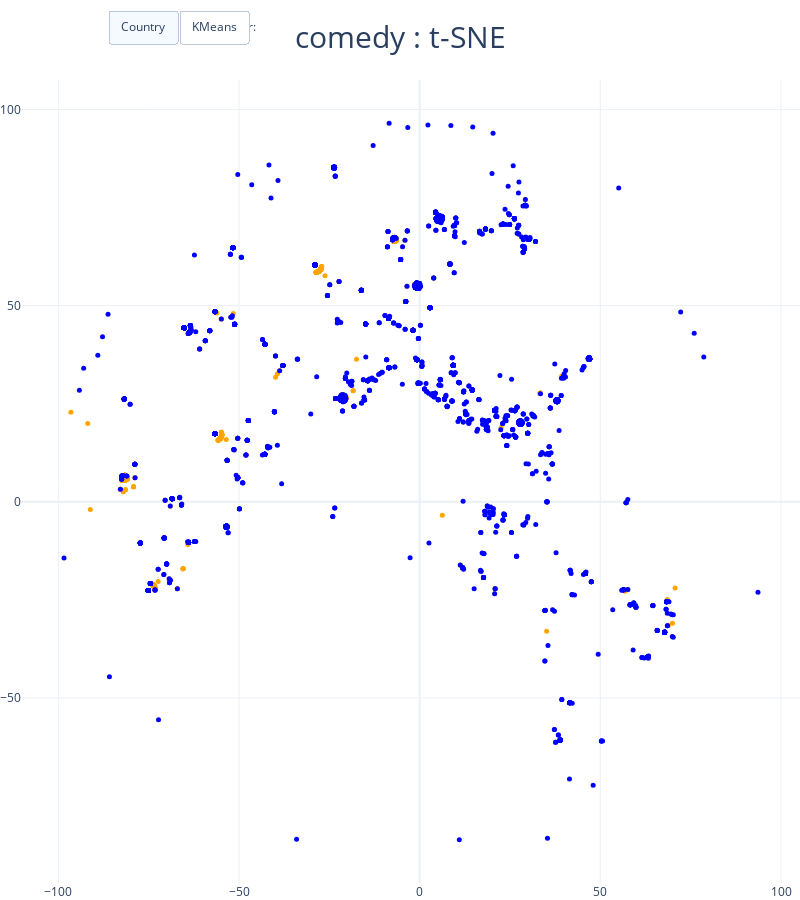

Notebook source saved alongside this figure:
### Code cell
genre='comedy'
n=4
colors = []
random.seed(0)

#generating random colors for the clusters
for i in range(n):
    colors.append('#%06X' % random.randint(0, 0xFFFFFF))

#running kmeans on the features from tsne
kmeans = KMeans(n_clusters=n, random_state=3).fit(features_tsne[features[genre]==1])

country = np.append(np.repeat(1, sum(feats_indian[genre]==1)) , np.repeat(0,sum(feats_american[genre]==1)))
cols=np.append(feats_indian.columns[23:], ['Indian', 'American'])

#finding movies with the corresponding genre
feats_topics = np.append(feats_indian[feats_indian[genre]==1].iloc[:,23:].values, feats_american[feats_american[genre]==1].iloc[:,23:].values, axis=0)
ratio_country = np.mean(country)

#computing the mean of each feature for each cluster
res = pd.DataFrame(np.zeros((n, len(cols))), columns=cols, dtype=float)
for i in range(n):
    res.iloc[i, :]=np.append(np.mean(feats_topics[kmeans.labels_==i, :], axis=0), [np.mean(country[kmeans.labels_==i]==1)/ratio_country, np.mean(country[kmeans.labels_==i]==0)/(1-ratio_country)])

res['percent_female_cast']*=100

#reshaping the dataframe for the plotly plot
res2 = pd.DataFrame({'cluster':np.array([np.repeat(i, res.shape[1]) for i in range(n)]).flatten().astype(int), 'feature':np.tile(res.columns, n).astype(str), 'value':res.values.flatten().astype(float)})

fig = go.Figure()

#adding the scatter plot
fig.add_scatter(x=features_tsne.loc[features[genre]==1, 'tsne1'], y=features_tsne.loc[features[genre]==1,'tsne2'], mode='markers', marker = dict(color = colors_country[features[genre]==1], size = 5), name='Country')

fig.update_layout(
    width=800,
    height=900,
    autosize=False,
    margin=dict(t=0, b=0, l=0, r=0),
    template="plotly_white",
)

#adding a button to switch between countries and kmeans coloring
fig.update_layout(
    updatemenus=[
        dict(
            type = "buttons",
            direction = "left",
            buttons=list([
                dict(
                    args=["marker", dict(color = colors_country[features[genre]==1], size = 5)],
                    label="Country",
                    method="restyle"
                ),
                dict(
                    args=["marker", dict(color=np.array(colors)[kmeans.labels_], size=5)],
                    label="KMeans",
                    method="restyle"
                )
            ]),
            pad={"r": 10, "t": 10},
            showactive=True,
            x=0.11,
            xanchor="left",
            y=1.1,
            yanchor="top"
        )
    ]
)

#adding an annotation
fig.update_layout(
    annotations=[
        dict(text="Color:", showarrow=False,
                             x=-50, y=1.08, yref="paper", align="left")
    ],
    title=dict(text=genre+ ' : t-SNE', x=0.5, y=0.97, xanchor='auto', yanchor='top', font=dict(size=30)),
)

fig.show()

### Figure 1 — Plotly figure (JSON) as saved in the notebook; plotly's stock layout.template omitted (floating-point values rounded to 4 significant figures; data arrays with more than 128 entries replaced by an {"elided": "..."} marker saying what was removed)
{"data": [{"marker": {"color": {"elided": "4479 str values"}, "size": 5}, "mode": "markers", "name": "Country", "type": "scatter", "x": {"elided": "4479 float values"}, "y": {"elided": "4479 float values"}}], "layout": {"annotations": [{"align": "left", "showarrow": false, "text": "Color:", "x": -50, "y": 1.08, "yref": "paper"}], "autosize": false, "height": 900, "margin": {"b": 0, "l": 0, "r": 0, "t": 0}, "title": {"font": {"size": 30}, "text": "comedy : t-SNE", "x": 0.5, "xanchor": "auto", "y": 0.97, "yanchor": "top"}, "updatemenus": [{"buttons": [{"args": ["marker", {"color": {"elided": "4479 str values"}, "size": 5}], "label": "Country", "method": "restyle"}, {"args": ["marker", {"color": {"elided": "4479 str values"}, "size": 5}], "label": "KMeans", "method": "restyle"}], "direction": "left", "pad": {"r": 10, "t": 10}, "showactive": true, "type": "buttons", "x": 0.11, "xanchor": "left", "y": 1.1, "yanchor": "top"}], "width": 800}}
